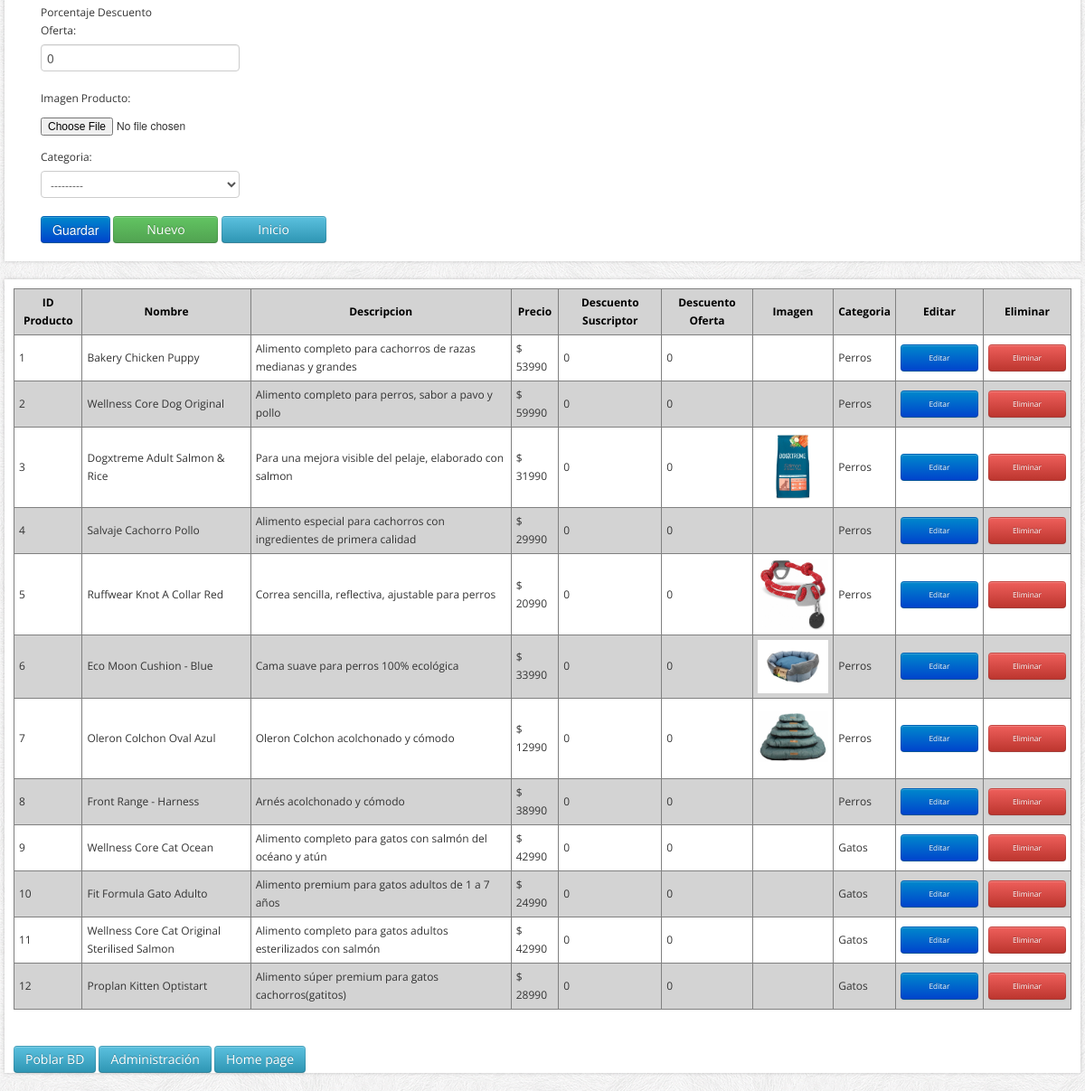
The page /maestro_producto/ins/-1 (signed in, lower part) on the database as committed earlier.
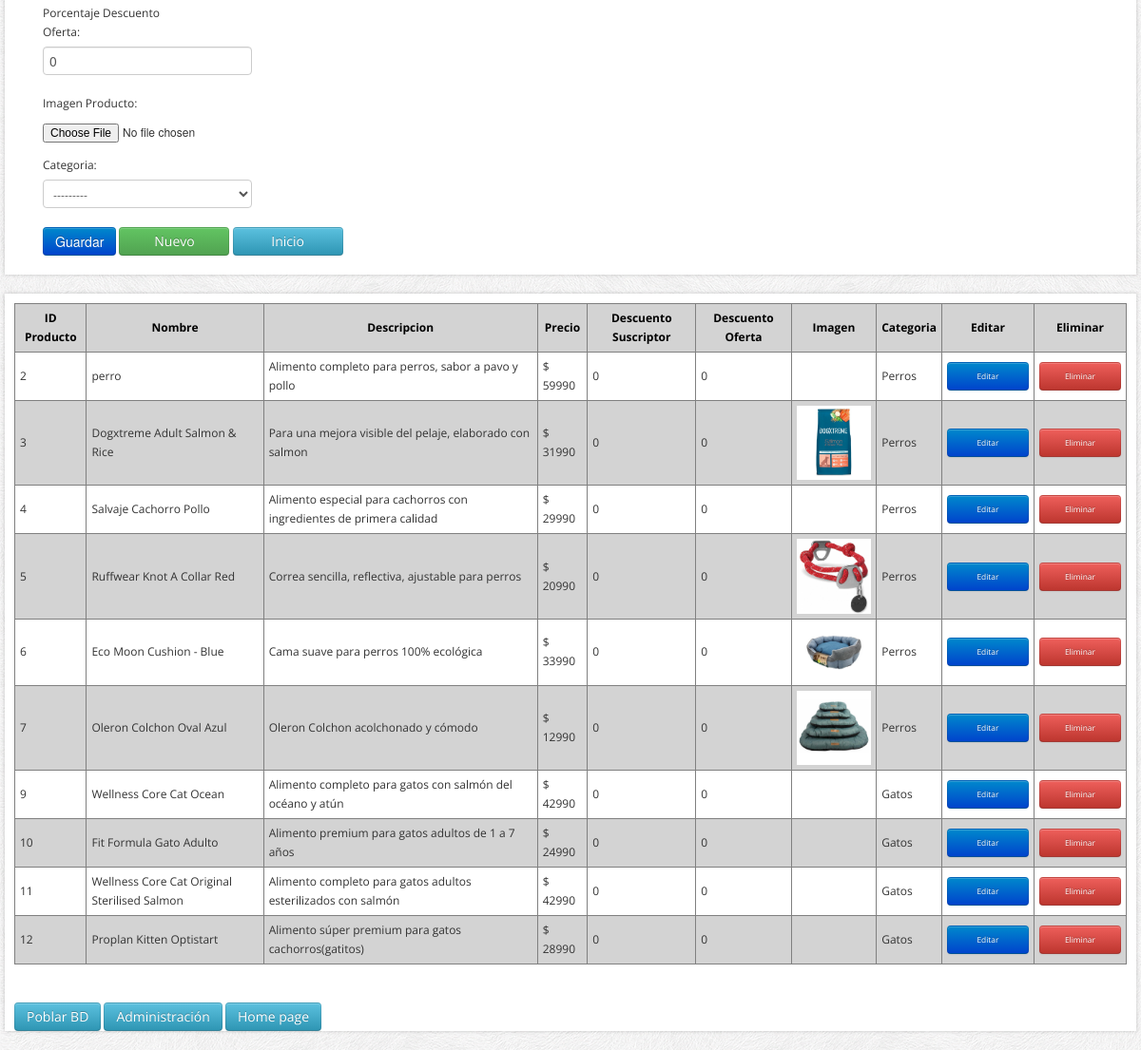
The same page on the database as committed later.
### core/models.py (models this page shows, shortened)
class Producto(models.Model):
    idProducto = models.IntegerField(primary_key=True, verbose_name="Id Producto")
    nomProducto = models.CharField(max_length=80, blank=False, null=False, verbose_name="Nombre Producto")
    descripcion = models.CharField(max_length=300, null=True, blank=True, verbose_name="Descripción")
    precio = models.IntegerField(verbose_name="Precio")
    porcDesctoSubscriptor = models.IntegerField(blank=False, null=False, default=0,verbose_name="Porcentaje Descuento Suscriptor")
    porcDesctoOferta = models.IntegerField(blank=False, null=False, default=0,verbose_name="Porcentaje Descuento Oferta")
    imagen = models.ImageField(upload_to="images/", default="sinfoto.jpg", null=False, blank=False, verbose_name="Imagen Producto")
    cantidad= models.IntegerField(blank=False, null=False, default=0,verbose_name="Cantidad")
    categoria = models.ForeignKey(Categoria, on_delete=models.DO_NOTHING)

class Categoria(models.Model):
    idCategoria = models.IntegerField(primary_key=True, verbose_name="Id de categoría")
    nombreCategoria = models.CharField(max_length=80, blank=False, null=False, verbose_name="Nombre de la categoría")
    def __str__(self):
        return self.nombreCategoria

### core/views.py (the view, shortened to what this page needs)
# urls.py: path('maestro_producto/<action>/<id>', maestro_producto, name="maestro_producto"),
def maestro_producto(request, action, id):
    if not (request.user.is_authenticated and request.user.is_staff):
        return redirect(home)
    data = {"mesg": "", "form": ProductoForm, "action": action, "id": id}
    if action == 'ins':
        if request.method == "POST":
            form = ProductoForm(request.POST, request.FILES)
            if form.is_valid:
                try:
                    form.save()
                    data["mesg"] = "¡El Producto fue creado correctamente!"
                except:
                    data["mesg"] = "¡No se puede crear dos Productos con el mismo ID!"
    data["list"] = Producto.objects.all().order_by('idProducto')
    return render(request, "core/maestro_producto.html", data)

### core/templates/core/maestro_producto.html (shortened to what this page needs)
{% load static %}
<!DOCTYPE html>
<html lang="en">
	<head>
		<link href="../../static/core/css/bootstrap/css/bootstrap.min.css" rel="stylesheet">
		<link href="../../static/core/css/bootstrap/css/bootstrap-responsive.min.css" rel="stylesheet">
		<link href="../../static/core/css/themes/css/bootstrappage.css" rel="stylesheet"/>
		<link href="../../static/core/css/themes/css/flexslider.css" rel="stylesheet"/>
		<link href="../../static/core/css/themes/css/main.css" rel="stylesheet"/>
		<link href="{% static 'core/css/forms.css'%}" rel="stylesheet">
	</head>
    <body>
		<div id="wrapper" class="container">
			<section class="main-content">
			    <br>
                <div class="span5">
					{% if form %}
					<form method="POST" action="" enctype="multipart/form-data" id="formulario">
						<div class="form-group">
							{% csrf_token %} {{ form.as_p }}
						</div>
						<input type="submit" class="btn btn-primary btnwidth" id="id_guardar" value="Guardar">
						<a class="btn btn-success btnwidth" href="{% url 'maestro_producto' 'ins' -1 %}">Nuevo</a>
						<a class="btn btn-info btnwidth" href="{% url 'home' %}">Inicio</a>
					</form>
					{% endif %}
				</div>
			</section>
		</div>
		<div id="wrapper" class="container">
			<section class="main-content">
				{% if list %}
				<table id="tabla_datos">
					<thead>
						<tr>
							<th>ID Producto</th>
							<th>Nombre</th>
							<th>Descripcion</th>
							<th>Precio</th>
							<th>Descuento Suscriptor</th>
							<th>Descuento Oferta</th>
							<th>Imagen</th>
							<th>Categoria</th>
							<th class="titulo_boton">Editar</th>
							<th class="titulo_boton">Eliminar</th>
						</tr>
					</thead>
					<tbody>
						{% for pro in list %}
						<tr>
							<td>{{ pro.idProducto }}</td>
							<td>{{ pro.nomProducto }}</td>
							<td>{{ pro.descripcion }}</td>
							<td>$ {{ pro.precio }}</td>
							<td>{{ pro.porcDesctoSubscriptor }}</td>
							<td>{{ pro.porcDesctoOferta }}</td>
							<td><img src="/media/{{ pro.imagen }}" class="mini_auto" alt=""></td>
							<td>{{ pro.categoria }}</td>
							<td><a href="{% url 'maestro_producto' 'upd' pro.idProducto %}"
								class="btn btn-primary btn-sm boton_chico">Editar</a></td>
							<td><a href="{% url 'maestro_producto' 'del' pro.idProducto %}"
								class="btn btn-danger btn-sm boton_chico">Eliminar</a></td>
						</tr>
						{% endfor %}
					</tbody>
				</table>
				{% endif %}
				<br>
				<a href="{% url 'poblar_bd' %}" class="btn btn-info btn-sm">Poblar BD</a>
				<a href="http://127.0.0.1:8000/admin" class="btn btn-info btn-sm">Administración</a>
				<a href="{% url 'home' %}" class="btn btn-info btn-sm">Home page</a>
			</section>
		</div>
    </body>
</html>

Rows that differ between the two databases and show on the page:
removed Producto: idProducto "1", nomProducto "Bakery Chicken Puppy", descripcion "Alimento completo para cachorros de razas medianas y grandes", precio "53990", porcDesctoSubscriptor "0", porcDesctoOferta "0", categoria "Perros"
removed Producto: idProducto "8", nomProducto "Front Range - Harness", descripcion "Arnés acolchonado y cómodo", precio "38990", porcDesctoSubscriptor "0", porcDesctoOferta "0", categoria "Perros"
changed Producto "Alimento completo para perros, sabor a pavo y pollo": nomProducto "Wellness Core Dog Original" → "perro"
